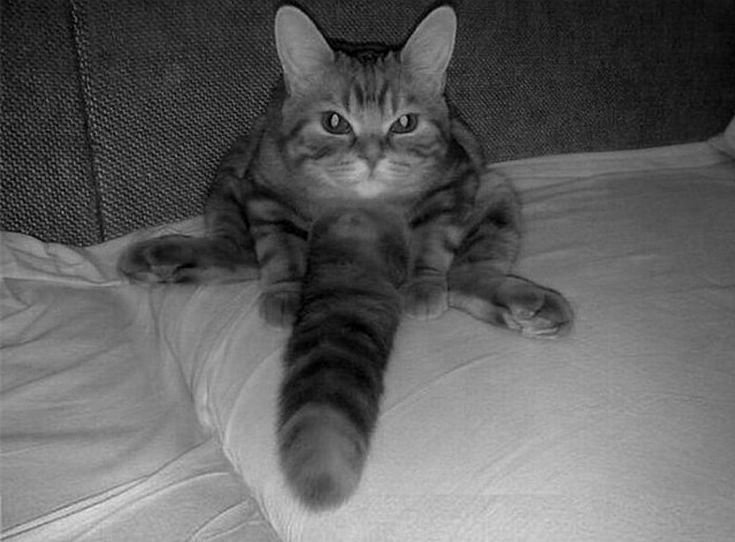
#> input picture lab_3/DirToSave/blue.jpg, 735 x 542 px
$ python main.py DirToSave/blue.jpg out.png
#> lines starting #> are read from the running program, lines starting #| are printed output that depends on the picture
import cv2
import argparse
import matplotlib.pyplot as plt
import numpy as np


def pars_img_path()->tuple:
    """
    Извлекает из командной строки
    абсолютный путь к изображению
    и путь для сохранения результата
    работы программы
    :return:
    Абсолютный путь к изображению,
    абсолютный путь в папку для сохранения
    """
    try:
        parser = argparse.ArgumentParser()
        parser.add_argument('imgpath',type=str)
        parser.add_argument('savepath', type=str)
        args=parser.parse_args()
        return args.imgpath, args.savepath
    except:
        raise SyntaxError("Аргументы командной строки не должны быть пустыми")


def split_in_three(img:np.ndarray)->tuple:
    """
    Разделяет изображение на потоли красного,
    синего и зеленого
    :param img:
    Переменная, в которой хранится изображение
    :return:
    Три
    """
    b,g,r=cv2.split(img)
    return b,g,r


def create_color_histogram(streams:tuple,colors:list)->None:
    """
    Строим гистограмму интенсивности и частоты трёх основных цветов
    :param streams:
    Три потока, на которые было разбито изображение
    :param colors:
    Массив основных цветов
    """
    x = np.arange(256)
    bar_width = 0.5
    plt.figure(figsize=(16, 8))
    for i, (streams, color) in enumerate(zip(streams, colors)):
        hist = cv2.calcHist([streams], [0], None, [256], [0, 256]).flatten()
        plt.bar(x + i * bar_width, hist, width=bar_width, label=color, alpha=0.2)

    plt.title('Сравнительная гистограмма цветов')
    plt.xlabel('Интенсивность')
    plt.ylabel('Частота')
    plt.legend()
    plt.show()

def show_and_write(img:np.ndarray,path:str)->None:
    """
    Сохраняет и выводит пользователю изображение
    :param img:
    Обрабатываемое изображение
    :param path:
    Путь для сохранения изображения
    """
    if not(cv2.imwrite(path,img)):
        raise SystemError("Невозможно сохранить изображение в указанную директорию")
    cv2.imshow(path,img)


if __name__=="__main__":
    try:
        paths = pars_img_path()
        img=cv2.imread(paths[0])
#> img is the input picture: shape (542, 735, 3); min 0, max 230, mean 96.3
        shape = img.shape
#> shape = (542, 735, 3)
        print("Размер изображения: ",img.shape)
#| Размер изображения:  (542, 735, 3)
        cv2.imshow(paths[0],img)
        cv2.waitKey(0)
        colors = ["blue", "green", "red"]
        color_streams = split_in_three(img)
        create_color_histogram(color_streams,colors)
#> the loop in create_color_histogram, `for i, (streams, color) in enumerate(zip(streams, colors)):` made 3 passes
#> color on passes 1 to 3: 'blue', 'green', 'red'
#> in create_color_histogram, `plt.show()`:
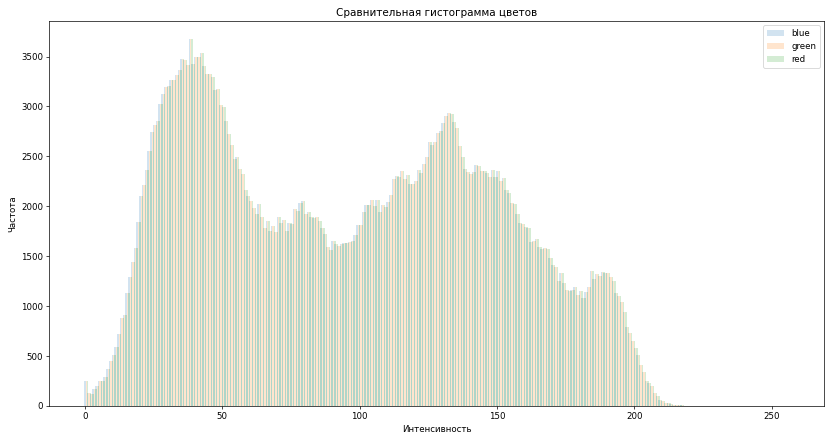
#> figure drawn by matplotlib, 1 panel; tallest bar 3672 high, from x = 37.75 to 38.25; tallest bar 3672 high, from x = 38.25 to 38.75; tallest bar 3672 high, from x = 38.75 to 39.25
        for i ,j in enumerate(color_streams):
            show_and_write(j,paths[1]+"\\" + colors[i]+".jpg")
            cv2.waitKey(0)
#> this loop made 3 passes
    except Exception as exc:
        print(exc)
